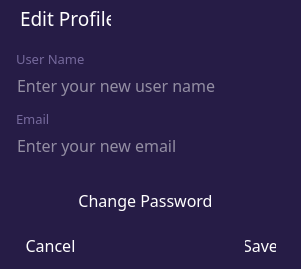
<?xml version="1.0" encoding="UTF-8"?>
<ui version="4.0">
 <class>Form</class>
 <widget class="QWidget" name="Form">
  <property name="geometry">
   <rect>
    <x>0</x>
    <y>0</y>
    <width>301</width>
    <height>269</height>
   </rect>
  </property>
  <property name="windowTitle">
   <string>Form</string>
  </property>
  <widget class="QFrame" name="frame">
   <property name="geometry">
    <rect>
     <x>0</x>
     <y>0</y>
     <width>301</width>
     <height>271</height>
    </rect>
   </property>
   <property name="font">
    <font>
     <family>Lucida Sans Unicode</family>
     <pointsize>11</pointsize>
     <weight>50</weight>
     <bold>false</bold>
    </font>
   </property>
   <property name="styleSheet">
    <string notr="true">QFrame{
border:none;
	background-color: rgb(38, 28, 70);
color: white;

}</string>
   </property>
   <property name="frameShape">
    <enum>QFrame::StyledPanel</enum>
   </property>
   <property name="frameShadow">
    <enum>QFrame::Raised</enum>
   </property>
   <widget class="QLabel" name="editProfileLabel">
    <property name="geometry">
     <rect>
      <x>20</x>
      <y>8</y>
      <width>91</width>
      <height>21</height>
     </rect>
    </property>
    <property name="font">
     <font>
      <family>Noto Naskh Arabic UI</family>
      <pointsize>14</pointsize>
      <weight>50</weight>
      <bold>false</bold>
     </font>
    </property>
    <property name="styleSheet">
     <string notr="true"/>
    </property>
    <property name="text">
     <string>Edit Profile</string>
    </property>
   </widget>
   <widget class="QPushButton" name="closeButton">
    <property name="geometry">
     <rect>
      <x>270</x>
      <y>3</y>
      <width>31</width>
      <height>31</height>
     </rect>
    </property>
    <property name="styleSheet">
     <string notr="true">QPushButton{
border-radius: 7px;
	background-color: rgb(38, 28, 70);
color: white;

}</string>
    </property>
    <property name="text">
     <string/>
    </property>
    <property name="icon">
     <iconset>
      <normaloff>../code/Resources/close4.png</normaloff>../code/Resources/close4.png</iconset>
    </property>
    <property name="iconSize">
     <size>
      <width>30</width>
      <height>30</height>
     </size>
    </property>
   </widget>
   <widget class="QLineEdit" name="usernameLineEdit">
    <property name="geometry">
     <rect>
      <x>0</x>
      <y>70</y>
      <width>301</width>
      <height>31</height>
     </rect>
    </property>
    <property name="font">
     <font>
      <family>Noto Naskh Arabic UI</family>
      <pointsize>12</pointsize>
     </font>
    </property>
    <property name="styleSheet">
     <string notr="true">QLineEdit{
border-radius: 1px;
	background-color: rgb(38, 28, 70);
color:white;
text-align: left;
padding: 0% 15%;
}

QLineEdit:hover{
background-color: rgb(85, 68, 139);
border-bottom: solid white;
}
</string>
    </property>
    <property name="placeholderText">
     <string>Enter your new user name</string>
    </property>
   </widget>
   <widget class="QLineEdit" name="emailLineEdit">
    <property name="geometry">
     <rect>
      <x>0</x>
      <y>130</y>
      <width>301</width>
      <height>31</height>
     </rect>
    </property>
    <property name="font">
     <font>
      <family>Noto Naskh Arabic UI</family>
      <pointsize>12</pointsize>
     </font>
    </property>
    <property name="styleSheet">
     <string notr="true">QLineEdit{
border-radius:1px;
	background-color: rgb(38, 28, 70);
color:white;
text-align: left;
padding: 0% 15%;
}

QLineEdit:hover{
background-color: rgb(85, 68, 139);
}
</string>
    </property>
    <property name="placeholderText">
     <string>Enter your new email</string>
    </property>
   </widget>
   <widget class="QPushButton" name="cancelButton">
    <property name="geometry">
     <rect>
      <x>10</x>
      <y>230</y>
      <width>81</width>
      <height>31</height>
     </rect>
    </property>
    <property name="font">
     <font>
      <family>Noto Naskh Arabic UI</family>
      <pointsize>12</pointsize>
      <weight>50</weight>
      <bold>false</bold>
     </font>
    </property>
    <property name="styleSheet">
     <string notr="true">QPushButton{
border-radius:1px;
	background-color: rgb(38, 28, 70);
color:white;
text-align: center;
padding: 0% 15%;
}

QPushButton:hover{
background-color: rgb(85, 68, 139);
}
</string>
    </property>
    <property name="text">
     <string>Cancel</string>
    </property>
    <property name="iconSize">
     <size>
      <width>30</width>
      <height>30</height>
     </size>
    </property>
   </widget>
   <widget class="QPushButton" name="saveButton">
    <property name="geometry">
     <rect>
      <x>230</x>
      <y>230</y>
      <width>61</width>
      <height>31</height>
     </rect>
    </property>
    <property name="font">
     <font>
      <family>Noto Naskh Arabic UI</family>
      <pointsize>12</pointsize>
      <weight>50</weight>
      <bold>false</bold>
     </font>
    </property>
    <property name="styleSheet">
     <string notr="true">QPushButton{
border-radius:1px;
	background-color: rgb(38, 28, 70);
color:white;
text-align: center;
padding: 0% 15%;
}

QPushButton:hover{
background-color: rgb(85, 68, 139);
}
</string>
    </property>
    <property name="text">
     <string>Save</string>
    </property>
    <property name="iconSize">
     <size>
      <width>30</width>
      <height>30</height>
     </size>
    </property>
   </widget>
   <widget class="QLabel" name="usernameLabel">
    <property name="geometry">
     <rect>
      <x>16</x>
      <y>48</y>
      <width>71</width>
      <height>21</height>
     </rect>
    </property>
    <property name="font">
     <font>
      <family>Noto Naskh Arabic UI</family>
      <pointsize>10</pointsize>
     </font>
    </property>
    <property name="styleSheet">
     <string notr="true">QLabel{
color: #75699c;
}</string>
    </property>
    <property name="text">
     <string>User Name</string>
    </property>
   </widget>
   <widget class="QLabel" name="emailLabel">
    <property name="geometry">
     <rect>
      <x>16</x>
      <y>108</y>
      <width>71</width>
      <height>21</height>
     </rect>
    </property>
    <property name="font">
     <font>
      <family>Noto Naskh Arabic UI</family>
      <pointsize>10</pointsize>
     </font>
    </property>
    <property name="styleSheet">
     <string notr="true">QLabel{
color: #75699c;
}</string>
    </property>
    <property name="text">
     <string>Email</string>
    </property>
   </widget>
   <widget class="QPushButton" name="cancelButton_2">
    <property name="geometry">
     <rect>
      <x>60</x>
      <y>185</y>
      <width>171</width>
      <height>31</height>
     </rect>
    </property>
    <property name="font">
     <font>
      <family>Noto Naskh Arabic UI</family>
      <pointsize>12</pointsize>
      <weight>50</weight>
      <bold>false</bold>
     </font>
    </property>
    <property name="styleSheet">
     <string notr="true">QPushButton{
border-radius:1px;
	background-color: rgb(38, 28, 70);
color:white;
text-align: center;
padding: 0% 15%;
}

QPushButton:hover{
background-color: rgb(85, 68, 139);
}
</string>
    </property>
    <property name="text">
     <string>Change Password</string>
    </property>
    <property name="iconSize">
     <size>
      <width>30</width>
      <height>30</height>
     </size>
    </property>
   </widget>
  </widget>
 </widget>
 <resources/>
 <connections/>
</ui>
